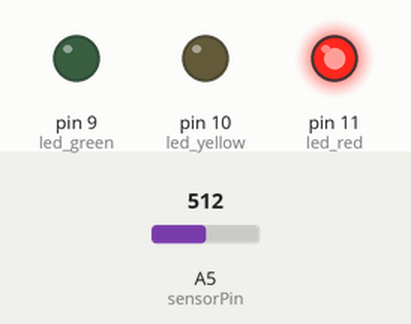
Recording of a sketch running on a simulated Arduino Uno, built with avr-gcc and run on an emulated ATmega328P. On the bench: output pins drawn as LEDs (lit = HIGH). The inputs (shaded band) are chosen by the test bench; at power-on: A5 (sensorPin) = 512.

Above: at 1.2 s.
1.3 s: A5 (sensorPin) set to 90
2.8 s: A5 (sensorPin) set to 71
At 4.0 s:
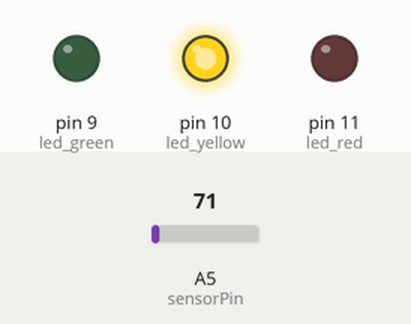
4.3 s: A5 (sensorPin) set to 51
At 5.3 s:
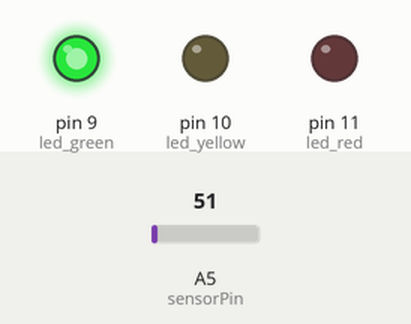
5.8 s: A5 (sensorPin) set to 44
7.3 s: A5 (sensorPin) set to 38
At 7.6 s:
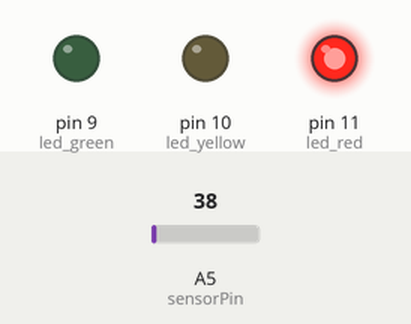
Timing chart, 0 to 9.8 s (numbered marks = the images above; inputs shaded):
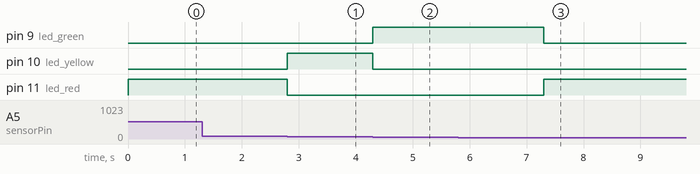

The sketch:

Temperature_alarm.ino
```cpp
/************************************************
 * Temperature alarm reminder
 * Temperature is 20 ℃ ~ 30 ℃, green light;
 * Temperature is 30 ℃ ~ 40 ℃, the yellow light;
 * Temperature is below 20 ℃ and above 40 ℃, the red light
 *************************************************/

int led_green=9;
int led_yellow=10;
int led_red=11;
int sensorPin =A5;

void setup(){

  for(int j=9;j<=11;j++){
    pinMode(j,OUTPUT); //Red, green and yellow connector pin set to output mode
  }

}

void loop(){

  int sensorValue;

  while(1)
  {
    sensorValue=analogRead(sensorPin);//Read voltage value of the temperature sensor
    if(sensorValue>41&&sensorValue<61)//Temperature is 20 ℃ ~ 30 ℃, the green light
    {
      digitalWrite(led_green,HIGH);//Green On
      digitalWrite(led_yellow,LOW);//Yellow Off
      digitalWrite(led_red,LOW);//Red Off
    }
    else if(sensorValue>=61&&sensorValue<81)//Temperature is 30 ℃ ~ 40 ℃, the yellow light
    {
      digitalWrite(led_yellow,HIGH);//Yellow On
      digitalWrite(led_green,LOW);//Green Off
      digitalWrite(led_red,LOW);//Red Off
    }
    else// Temperature is below 20 ℃ and above 40 ℃, the red light
    {
      digitalWrite(led_red,HIGH);//Red On
      digitalWrite(led_yellow,LOW);//Yellow Off
      digitalWrite(led_green,LOW);//Green Off
    }
  }
}
```

Measured:
- the behaviour switches between 81 and 80 on A5 (sensorPin) (found by bisection; images 0 and 1)
- the behaviour switches between 42 and 41 on A5 (sensorPin) (found by bisection; images 2 and 3)
- after the input at 1.3 s, every drawn part: stays the same
- after the input at 2.8 s, pin 10 (led_yellow): LOW → HIGH at once; pin 11 (led_red): HIGH → LOW at once
- after the input at 4.3 s, pin 9 (led_green): LOW → HIGH at once; pin 10 (led_yellow): HIGH → LOW at once
- after the input at 5.8 s, every drawn part: stays the same
- after the input at 7.3 s, pin 9 (led_green): HIGH → LOW at once; pin 11 (led_red): LOW → HIGH at once
